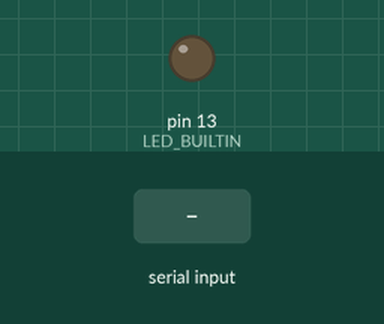
This sketch was run on a simulated Arduino Uno, built for the host (arithmetic inside an expression is 32-bit, double 64-bit). Parts: output pins drawn as LEDs (lit = HIGH). The test bench sets the inputs (shaded band). What the sketch prints to the serial monitor is not drawn.

Above: at 1.2 s.
1.3 s: "start\n" received over Serial
At 1.9 s:
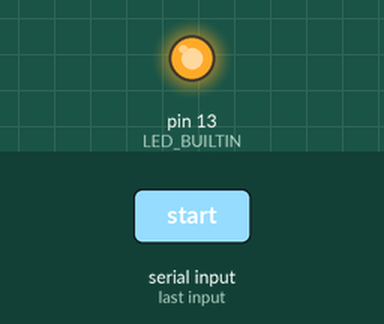
Timing chart, 0 to 32.8 s (numbered marks = the images above; inputs shaded):
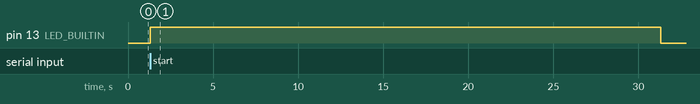

Measured:
- after the input at 1.3 s, pin 13 (LED_BUILTIN): LOW → HIGH at once, → LOW 30.0 s later

The sketch:

correct_serial_code.ino
```cpp
#include <Arduino.h>

const int sampleRate = 250; // Sample rate in Hz
const int bufferSize = 15000; // 30 seconds of data at 250 Hz
float buffer[bufferSize]; // Circular buffer to hold data
int bufferIndex = 0; // Current index in the buffer
bool activationFlag = false; // Flag to indicate activation
unsigned long activationTime = 0; // Time of activation
const long postActivationDuration = 30000; // 30 seconds after activation
unsigned long sampleTime = 0; // Track time for sample generation

void setup() {
  Serial.begin(9600);
  pinMode(LED_BUILTIN, OUTPUT);
}

void loop() {
  // Generate a pulse waveform as the data sample
  float sample = generatePulseWaveform();

  // Continuously store samples in the circular buffer
  buffer[bufferIndex] = sample;
  bufferIndex = (bufferIndex + 1) % bufferSize; // Wrap index if at end of buffer

  // Check for serial command for activation
  if (Serial.available() > 0) {
    String command = Serial.readStringUntil('\n');
    if (command == "start") {
      activationFlag = true;
      activationTime = millis();
      digitalWrite(LED_BUILTIN, HIGH); // Indicate activation
    }
  }

  // After activation, collect for additional 30 seconds
  if (activationFlag && millis() - activationTime <= postActivationDuration) {
    // Keep collecting data
  } else if (activationFlag) {
    activationFlag = false;
    digitalWrite(LED_BUILTIN, LOW); // Turn off LED after data collection
    // Data collection complete, process or send data here
    sendBufferOverSerial();
  }

  // Maintain sample rate
  delay(1000 / sampleRate);
}

void sendBufferOverSerial() {
  // Example function to send the buffer over Serial
  for (int i = 0; i < bufferSize; i++) {
    Serial.println(buffer[(bufferIndex + i) % bufferSize], 6); // Adjust precision as needed
  }
}

float generatePulseWaveform() {
  // Simulate pulse waveform with a varying sine wave to mimic heartbeats
  unsigned long currentTime = millis();
  float timeSinceStart = (currentTime - sampleTime) / 1000.0; // Time in seconds
  float pulseFrequency = 1.0; // Pulse frequency in Hz, adjust for different heart rates
  // Generate waveform
  float waveform = sin(2 * PI * pulseFrequency * timeSinceStart);
  // Modulate waveform to simulate a pulse
  waveform = waveform * exp(-modf(timeSinceStart, &pulseFrequency) * 4); // Decay factor to simulate pulse shape
  return waveform;
}
```
